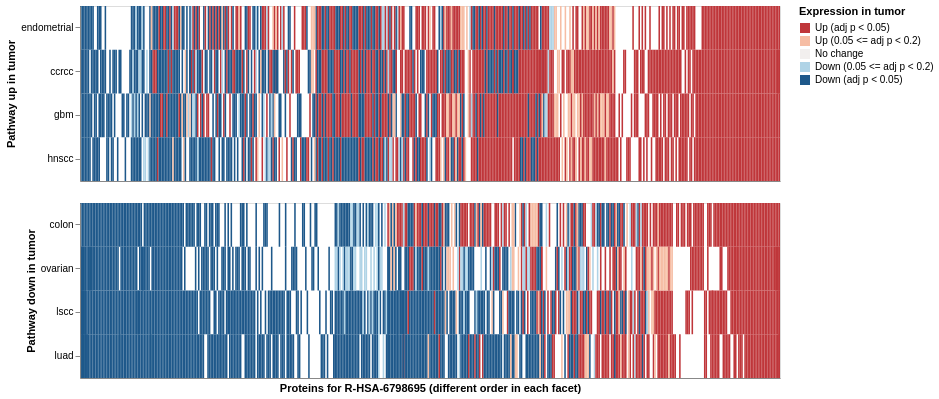

Here is the notebook cell this chart was saved with:
### Code cell
# Plot
alt.vconcat(
    expr_heatmap(all_expression_data, enrichment_data, neutro_pathway_id, "up", max_p=0.2, x_title=False),
    expr_heatmap(all_expression_data, enrichment_data, neutro_pathway_id, "down", max_p=0.2)
)

### Figure 1 — Vega-Lite specification as saved in the notebook (floating-point values rounded to 4 significant figures; data arrays with more than 128 entries replaced by an {"elided": "..."} marker saying what was removed)
{"config": {"view": {"continuousWidth": 400, "continuousHeight": 300}}, "vconcat": [{"data": {"name": "data-cb4279da0973345c5d500ef9cac215a9"}, "mark": "rect", "encoding": {"color": {"type": "nominal", "field": "tumor_up_down", "legend": {"title": "Expression in tumor"}, "scale": {"domain": ["Up (adj p < 0.05)", "Up (0.05 <= adj p < 0.2)", "No change", "Down (0.05 <= adj p < 0.2)", "Down (adj p < 0.05)"], "range": ["#bf363a", "#f6bda4", "#f2efee", "#afd3e6", "#1e588a"]}}, "x": {"type": "nominal", "axis": {"labels": false, "ticks": false, "title": ""}, "field": "protein_str", "sort": {"elided": "455 str values"}}, "y": {"type": "nominal", "axis": {"title": "Pathway up in tumor"}, "field": "cancer_type", "sort": ["endometrial", "ccrcc", "gbm", "hnscc"]}}, "height": 175, "width": 700}, {"data": {"name": "data-7231c6a62ff139c80f40eedcc6af0bd3"}, "mark": "rect", "encoding": {"color": {"type": "nominal", "field": "tumor_up_down", "legend": {"title": "Expression in tumor"}, "scale": {"domain": ["Up (adj p < 0.05)", "Up (0.05 <= adj p < 0.2)", "No change", "Down (0.05 <= adj p < 0.2)", "Down (adj p < 0.05)"], "range": ["#bf363a", "#f6bda4", "#f2efee", "#afd3e6", "#1e588a"]}}, "x": {"type": "nominal", "axis": {"labels": false, "ticks": false, "title": "Proteins for R-HSA-6798695 (different order in each facet)"}, "field": "protein_str", "sort": {"elided": "451 str values"}}, "y": {"type": "nominal", "axis": {"title": "Pathway down in tumor"}, "field": "cancer_type", "sort": ["colon", "ovarian", "lscc", "luad"]}}, "height": 175, "width": 700}], "$schema": "https://vega.github.io/schema/vega-lite/v4.8.1.json", "datasets": {"data-cb4279da0973345c5d500ef9cac215a9": {"elided": "1505 records"}, "data-7231c6a62ff139c80f40eedcc6af0bd3": {"elided": "1456 records"}}}
